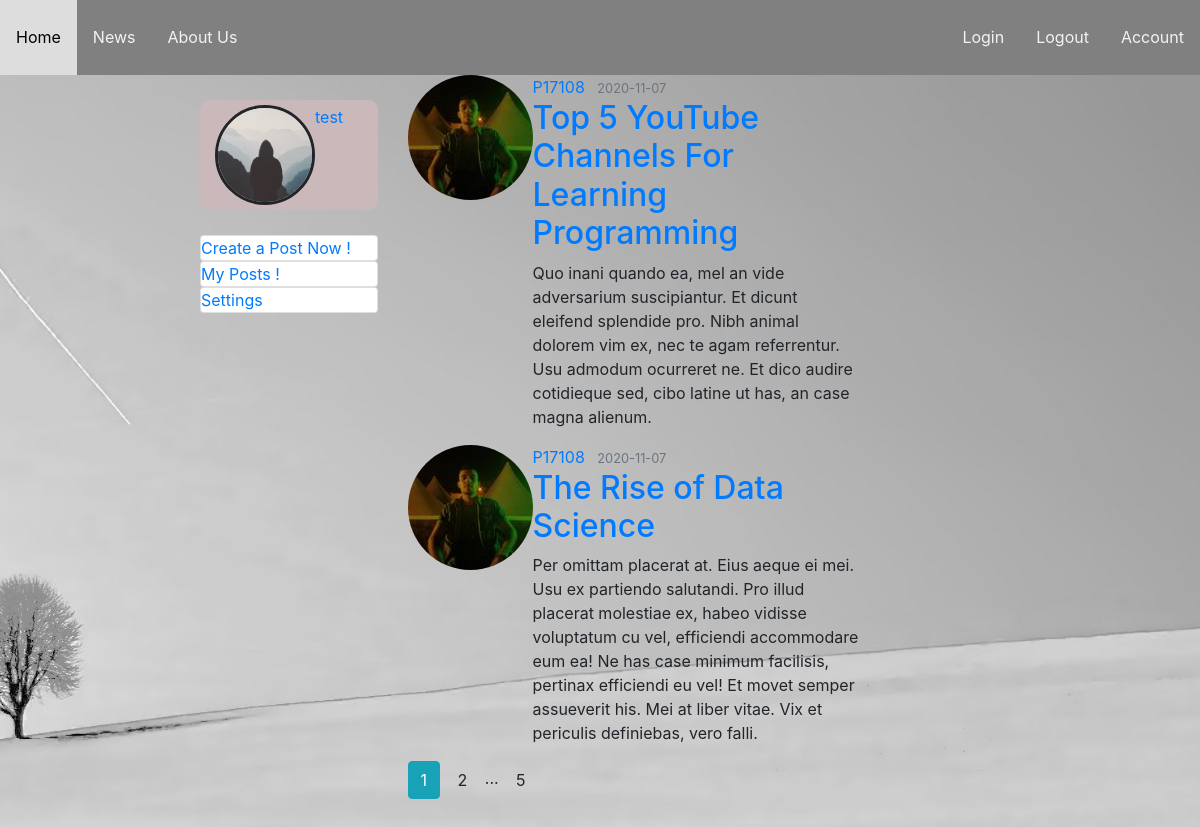
The app's page /user/P17108 (signed in) with its own data.
### flaskblog/models.py (models this page shows, shortened)
class User(db.Model ,UserMixin):
    id = db.Column(db.Integer , primary_key = True)
    username = db.Column(db.String(20) , unique = True , nullable = False )
    email = db.Column(db.String(120) , unique = True , nullable = False )
    image_file = db.Column(db.String(40) , nullable = False , default = 'default.jpg')
    password = db.Column(db.String(60) , nullable = False)
    posts = db.relationship('Post' , backref = 'author')

class Post(db.Model ,UserMixin):
    id = db.Column(db.Integer , primary_key = True)
    title = db.Column(db.String(20) , nullable = False )
    content = db.Column(db.Text, nullable = False )
    date_posted = db.Column(db.DateTime , default=datetime.utcnow)
    user_id = db.Column(db.Integer , db.ForeignKey('user.id'))

### flaskblog/posts/routes.py (the view)
@posts.route("/user/<string:username>" , methods=['GET','POST'])
def user_posts(username):
    page = request.args.get('page' ,1 ,type=int )
    user = User.query.filter_by(username=username).first_or_404()
    posts = Post.query.filter_by(author=user)\
            .order_by(Post.date_posted.desc())\
            .paginate(page = page , per_page = 2 )
    return render_template('user_posts.html' , title = username , posts = posts)

### flaskblog/models.py (called while the page is built)
@login_manager.user_loader
def load_user(user_id):
    return User.query.get(int(user_id))

### flaskblog/templates/user_posts.html
{% extends 'layout.html' %}
{% block link_css %}
    <link rel="stylesheet" type="text/css" href="{{ url_for('static', filename='home.css') }}">
{% endblock %}
{% block content %}
<div class="row">
    <div class="col-md-3">
    {% if current_user.is_authenticated %}
        <div class="profile">
            <img class="profile_picture" src="{{url_for('static', filename='profile_pics/'+current_user.image_file)}} ">
            <a class="profile_name" href="">
                {{current_user.username}}
            </a>
        </div>
        <div>
            <a href="{{ url_for('posts.create_post') }}">
                <div class="card">
                    Create a Post Now !
                </div>
            </a>
            <a href="{{ url_for('posts.my_posts') }}">
                <div class="card">
                    My Posts !
                </div>
            </a>
            <a href="">
                <div class="card">
                    Settings
                </div>
            </a>
        </div>
    {% endif %}
    </div>
    <div class="col-md-7">
        {% for post in posts.items %}
            <article class="media content-section">
              <img class="rounded-circle article-img" src="{{ url_for('static', filename='profile_pics/' + post.author.image_file) }}">
              <div class="media-body">
                <div class="article-metadata">
                  <a class="mr-2" href="{{ url_for('posts.user_posts' , username = post.author.username)}}">{{ post.author.username }}</a>
                  <small class="text-muted">{{ post.date_posted.strftime('%Y-%m-%d') }}</small>
                </div>
                <h2><a class="article-title" href=" {{ url_for('posts.post' , post_id = post.id) }} ">{{ post.title }}</a></h2>
                <p class="article-content">{{ post.content }}</p>
              </div>
            </article>
        {% endfor %}
        {% for page_num in posts.iter_pages(left_edge=1, right_edge=1, left_current=1, right_current=2) %}
            {% if page_num %}
                {% if posts.page == page_num %}
                    <a class="btn btn-info" href="{{url_for('main.home' , page = page_num)}}">{{page_num}}</a>
                {% else %}
                    <a class="btn btn-outilne-info" href="{{url_for('main.home' , page = page_num)}}">{{page_num}}</a>
                {% endif %}
            {% else %}
                ...
            {% endif %}
        {% endfor %}
    </div>
</div>
{% endblock content %}

### flaskblog/static/main.css (style rules this page uses)
* { margin: 0; padding: 0; }
html { width: 100vw; height: 100vh; font-family: Roboto ; }
body { min-height: 100%; width: 100%; background-image: url("background2.jpg"); background-color: #cccccc; background-position: center; background-repeat: no-repeat; background-size: cover; background-attachment: fixed; width: 100%; height: 100%; overflow-x: hidden; }
.profile { display: grid ; grid-template-columns: 0.5fr 1.5fr ; grid-template-areas: "profile_picture names_hashtag" ; margin-top: 25px; margin-bottom: 25px; background: #CBB8BA ; border-radius: 10px; padding: 5px; }
.profile_picture { grid-area: "profile_picture"; width: 75px ; height: auto; border-radius : 50%; }
.profile_name { grid-area: "profile_name" }
.profile_picture { border-radius: 50% ; width: 100px ; height: auto; margin-left: 10px; border: solid; position: relative; top: 0 ; transition: 100ms; }

### records on screen
User: image_file (placeholder picture), username "test"
Post: image_file (picture), author.username "P17108", date_posted "2020-11-07", title "Top 5 YouTube Channels For Learning Programming", content "Quo inani quando ea, mel an vide adversarium suscipiantur. Et dicunt eleifend splendide pro. Nibh animal dolorem vim ex, nec te agam referrentur. Usu admodum ocurreret ne. Et dico audire cotidieque sed, cibo latine ut has, an case magna alienum."
Post: image_file (picture), author.username "P17108", date_posted "2020-11-07", title "The Rise of Data Science", content "Per omittam placerat at. Eius aeque ei mei. Usu ex partiendo salutandi. Pro illud placerat molestiae ex, habeo vidisse voluptatum cu vel, efficiendi accommodare eum ea! Ne has case minimum facilisis, pertinax efficiendi eu vel! Et movet semper assueverit his. Mei at liber vitae. Vix et periculis definiebas, vero falli."

### other values on screen
{{ page_num }} "1"
{{ page_num }} "2" "5"
